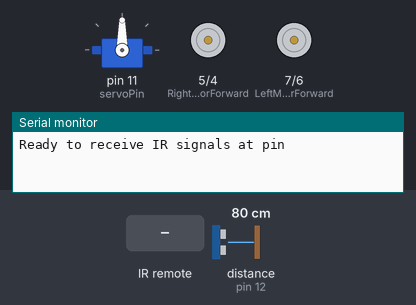
Recording of a sketch running on a simulated Arduino Uno, built with avr-gcc and run on an emulated ATmega328P. Parts: servo, motor-driver pin pairs drawn as motors (green arrow = first pin HIGH = forward, orange = second pin HIGH = backward, longer = more drive), the last lines printed to the serial monitor. Inputs (shaded band) come from the test bench; at power-on: distance to the obstacle (sensor on pin 12) 80 cm. The echo pulse lasts 58.3 µs per cm.

Above: at 1.2 s.
1.3 s: infrared code 0x52 received
At 2.5 s:
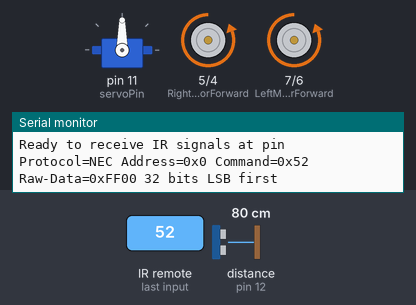
2.8 s: infrared code 0x5A received
At 3.4 s:
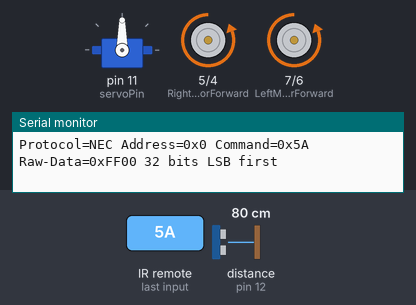
4.4 s: infrared code 0x18 received
At 5.1 s:
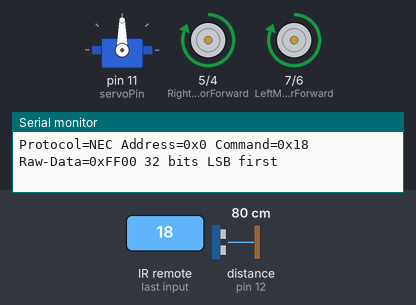
5.9 s: infrared code 0x8 received
At 6.9 s:
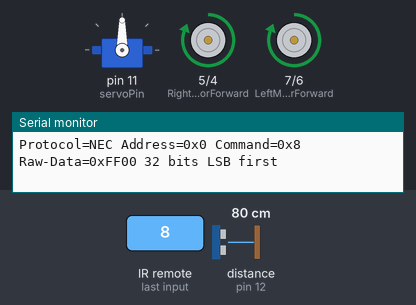
7.5 s: infrared code 0x5A received
At 8.0 s:
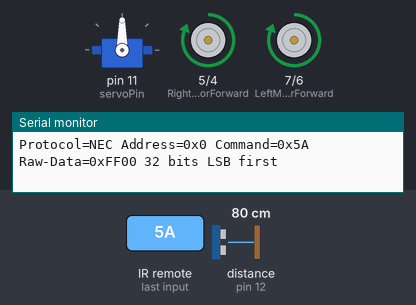
9.1 s: distance to the obstacle (sensor on pin 12) set to 6 cm
10.6 s: distance to the obstacle (sensor on pin 12) set to 3 cm
At 11.5 s:
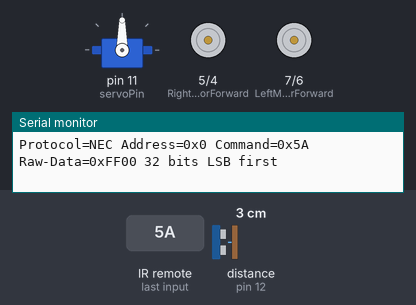
Timing chart, 0 to 13.1 s (numbered marks = the images above; inputs shaded):
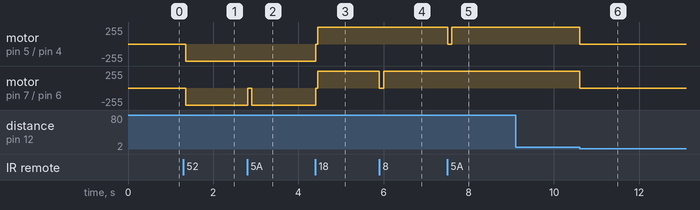

The sketch:

testir.ino
```cpp
#include <IRremote.h>
#include <Servo.h>
#include <NewPing.h>

#define ENABLE_LED_FEEDBACK true
#define USE_DEFAULT_FEEDBACK_LED_PIN 0


const int LeftMotorForward = 7;
const int LeftMotorBackward = 6;
const int RightMotorForward = 5;
const int RightMotorBackward = 4;
const int servoPin = 11;
const int IR_RECEIVE_PIN = 10;

#define TRIGGER_PIN  13
#define ECHO_PIN     12
#define MAX_DISTANCE 200


NewPing sonar(TRIGGER_PIN, ECHO_PIN, MAX_DISTANCE);
Servo servo_motor;


enum class DIRECTION {
  FORWARD,
  BACKWARD,
  STOP
};


auto moveState = DIRECTION::STOP;
boolean state = false;
const int TURN_DELAY = 100;

void setup() {
  Serial.begin(115200);

  IrReceiver.begin(IR_RECEIVE_PIN, ENABLE_LED_FEEDBACK, USE_DEFAULT_FEEDBACK_LED_PIN);

  Serial.print(F("Ready to receive IR signals at pin "));

  pinMode(LED_BUILTIN, OUTPUT);

  servo_motor.attach(servoPin);
  pinMode(RightMotorForward, OUTPUT);
  pinMode(LeftMotorForward, OUTPUT);
  pinMode(LeftMotorBackward, OUTPUT);
  pinMode(RightMotorBackward, OUTPUT);

}


void loop() {

  int dist = sonar.ping_cm();
  if ((dist < 5) && (moveState == DIRECTION::FORWARD)) {
    moveStop();
  }

  if (IrReceiver.decode()) {
    IrReceiver.printIRResultShort(&Serial);

    if (IrReceiver.decodedIRData.command == 0x52) {
      moveBackward();

    } else if (IrReceiver.decodedIRData.command == 0x18) {
      moveForward();

    } else if (IrReceiver.decodedIRData.command == 0x8) {
      turnLeft();

    } else if (IrReceiver.decodedIRData.command == 0x5A) {
      turnRight();

    } else if (IrReceiver.decodedIRData.command == 0x1C) {
      moveStop();
    }

    IrReceiver.resume();
  }
}


void moveStop() {

  moveState = DIRECTION::STOP;

  digitalWrite(RightMotorForward, LOW);
  digitalWrite(LeftMotorForward, LOW);
  digitalWrite(RightMotorBackward, LOW);
  digitalWrite(LeftMotorBackward, LOW);
}


void moveForward() {
  if (moveState != DIRECTION::FORWARD) {
    moveStop();
    delay(50);
  }

  moveState = DIRECTION::FORWARD;

  digitalWrite(LeftMotorForward, HIGH);
  digitalWrite(RightMotorForward, HIGH);

  digitalWrite(LeftMotorBackward, LOW);
  digitalWrite(RightMotorBackward, LOW);

}

void moveBackward() {

  if (moveState != DIRECTION::BACKWARD) {
    moveStop();
    delay(50);
  }

  moveState = DIRECTION::BACKWARD;

  digitalWrite(LeftMotorBackward, HIGH);
  digitalWrite(RightMotorBackward, HIGH);

  digitalWrite(LeftMotorForward, LOW);
  digitalWrite(RightMotorForward, LOW);
}


void turnLeft() {

  if (moveState == DIRECTION::FORWARD) {

    // stop left motor
    digitalWrite(LeftMotorForward, LOW);

    // same as forward
    digitalWrite(RightMotorForward, HIGH);
    digitalWrite(LeftMotorBackward, LOW);
    digitalWrite(RightMotorBackward, LOW);

    delay(TURN_DELAY);

    //activat left motro
    digitalWrite(LeftMotorForward, HIGH);


  } else if (moveState == DIRECTION::BACKWARD) {

    // stop right motor
    digitalWrite(RightMotorBackward, LOW);

    // same as backward
    digitalWrite(LeftMotorBackward, HIGH);
    digitalWrite(LeftMotorForward, LOW);
    digitalWrite(RightMotorForward, LOW);

    delay(TURN_DELAY);

    //activate back
    digitalWrite(RightMotorBackward, HIGH);

  } else {
    digitalWrite(LeftMotorForward, LOW);
    digitalWrite(RightMotorForward, HIGH);
    digitalWrite(LeftMotorBackward, LOW);
    digitalWrite(RightMotorBackward, LOW);
  }

}

void turnRight() {

  if (moveState == DIRECTION::FORWARD) {

    digitalWrite(RightMotorForward, LOW);

    // same as forward
    digitalWrite(LeftMotorForward, HIGH);
    digitalWrite(LeftMotorBackward, LOW);
    digitalWrite(RightMotorBackward, LOW);

    delay(TURN_DELAY);

    digitalWrite(RightMotorForward, HIGH);


  } else if (moveState == DIRECTION::BACKWARD) {

    // stop right motor
    digitalWrite(LeftMotorBackward, LOW);

    // same as backward
    digitalWrite(RightMotorBackward, HIGH);

    digitalWrite(LeftMotorForward, LOW);
    digitalWrite(RightMotorForward, LOW);

    delay(TURN_DELAY);

    //activate back
    digitalWrite(LeftMotorBackward, HIGH);

  } else {
    digitalWrite(LeftMotorForward, HIGH);
    digitalWrite(RightMotorForward, LOW);
    digitalWrite(LeftMotorBackward, LOW);
    digitalWrite(RightMotorBackward, LOW);
  }

}
```

Measured:
- the behaviour switches between 5 and 4 cm on distance to the obstacle (sensor on pin 12) (found by bisection; images 5 and 6)
- after the input at 1.3 s, motor on pin 5 (RightMotorForward) / pin 4 (RightMotorBackward), motor on pin 7 (LeftMotorForward) / pin 6 (LeftMotorBackward): stopped → backward 255/255 after 0.06 s
- after the input at 2.8 s, motor on pin 7 (LeftMotorForward) / pin 6 (LeftMotorBackward): backward 255/255 → stopped at once, → backward 255/255 0.10 s later
- after the input at 4.4 s, motor on pin 5 (RightMotorForward) / pin 4 (RightMotorBackward), motor on pin 7 (LeftMotorForward) / pin 6 (LeftMotorBackward): backward 255/255 → forward 255/255 at once
- after the input at 5.9 s, motor on pin 7 (LeftMotorForward) / pin 6 (LeftMotorBackward): forward 255/255 → stopped at once, → forward 255/255 0.10 s later
- after the input at 7.5 s, motor on pin 5 (RightMotorForward) / pin 4 (RightMotorBackward): forward 255/255 → stopped at once, → forward 255/255 0.10 s later
- after the input at 9.1 s, every drawn part: stays the same
- after the input at 10.6 s, motor on pin 5 (RightMotorForward) / pin 4 (RightMotorBackward), motor on pin 7 (LeftMotorForward) / pin 6 (LeftMotorBackward): forward 255/255 → stopped at once
